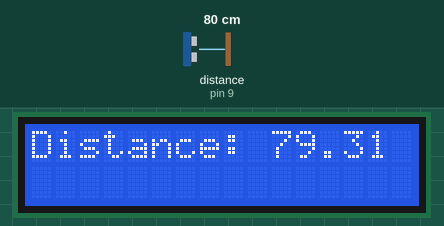
Bench run of a sketch on a simulated Arduino Uno, built with avr-gcc and run on an emulated ATmega328P. Shown: 16×2 character LCD. Wiring (inferred from the names in the program): ultrasonic range finder: trigger pin 10; echo pin 9. Inputs (shaded band) come from the test bench; at power-on: distance to the obstacle (sensor on pin 9) 80 cm. The echo pulse lasts 58.3 µs per cm.

Above: at 1.2 s.
1.3 s: distance to the obstacle (sensor on pin 9) set to 2 cm
At 2.5 s:
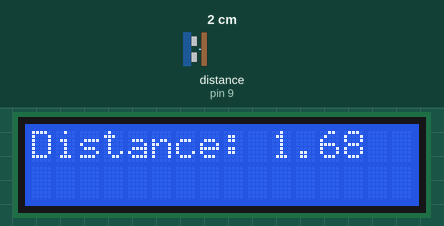
7.3 s: distance to the obstacle (sensor on pin 9) set to 4 cm
At 8.8 s:
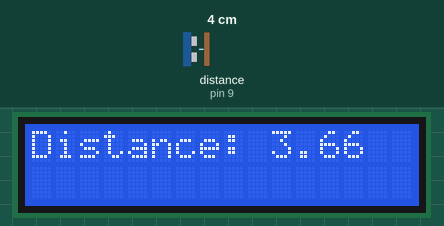
11.5 s: distance to the obstacle (sensor on pin 9) set to 9 cm
At 13.4 s:
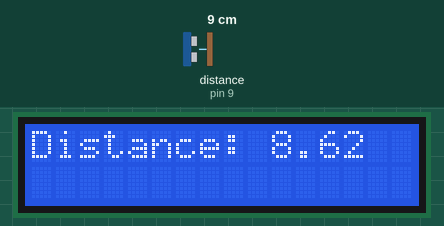
Timing chart, 0 to 14.9 s (numbered marks = the images above; inputs shaded):
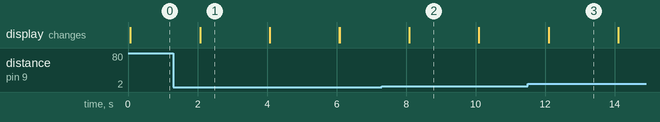

The sketch:

ultrasonicsensor_lcdscreen.ino
```cpp
#include <LiquidCrystal.h>

const int trig = 10;
const int echo = 9;
const int rs = 51, e = 50, d4 = 4, d5 = 5, d6 = 6, d7 = 7;
float timing = 0.00;
float duration = 0.00;

LiquidCrystal lcd(rs, e, d4, d5, d6, d7);

void setup() {
  Serial.begin(9600);
  lcd.begin(16, 2);
  pinMode(trig, OUTPUT);
  pinMode(echo, INPUT);
}

void loop() {
  digitalWrite(trig, LOW);
  delayMicroseconds(2);

  digitalWrite(trig, HIGH);
  delayMicroseconds(10);
  digitalWrite(trig, LOW);

  timing = pulseIn(echo, HIGH);
  duration = (timing * 0.034) / 2;

  lcd.setCursor(0, 0);
  lcd.print("Distance: ");
  lcd.print(duration);
  delay(2000);
  lcd.clear();
}
```

Measured:
- after the input at 7.3 s, the display: first differs from a run without the input after 0.79 s (image 2)
- after the input at 11.5 s, the display: first differs from a run without the input after 0.60 s (image 3)
- what the display in image 1 shows lasts 2.0 s, from 2.1 s to 4.1 s
